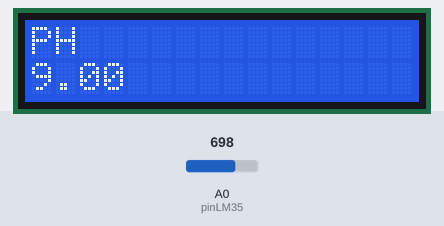
Simulated run of this sketch. Board: Arduino Uno, built with avr-gcc and run on an emulated ATmega328P. Parts: 16×2 character LCD. Inputs (shaded band) come from the test bench; at power-on: A0 (pinLM35) = 698. Random numbers use the default seed unless the sketch sets one; what the sketch prints to the serial monitor is not drawn.

Above: at 1.2 s.
1.3 s: A0 (pinLM35) set to 753
At 4.4 s:
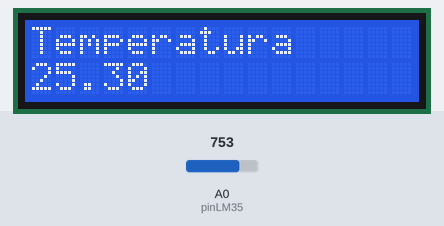
8.6 s: A0 (pinLM35) set to 802
At 12.9 s:
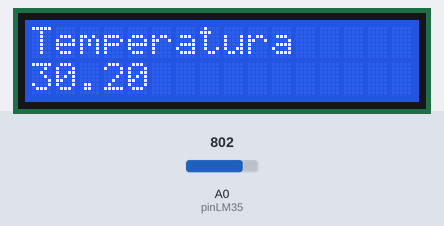
13.6 s: A0 (pinLM35) set to 872
At 16.9 s:
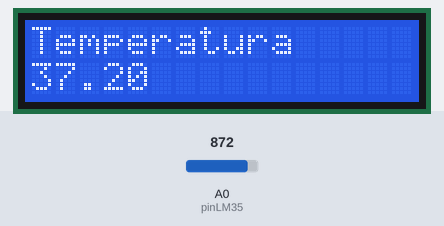
Timing chart, 0 to 18.4 s (numbered marks = the images above; inputs shaded):
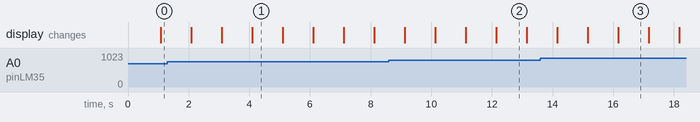

Measured:
- what the display in image 1 shows lasts 1.0 s, from 4.1 s to 5.1 s

The sketch:

code.ino
```cpp
// Librerias
#include <LiquidCrystal.h>

// inicialización de ping y variables
LiquidCrystal lcd(12, 11, 5, 4, 3, 2);
float tempC;
double oxigenacion, pH, contenidoSustrato;
int pinLM35 = 0;

void setup() {
  // inicialización LCD's cols y rows
  lcd.begin(16, 2);

  // Print a message to the LCD.
  lcd.print("Calculando...");


  analogReference(INTERNAL);
  Serial.begin(9600);
}

void loop() {
  // leemos el sensor.
  float temp = analogRead(pinLM35);
  // Calculamos la temperatura con la fórmula
  tempC = (temp - 500 )/ 10;
  pH = random() % 4 + 6;
  oxigenacion = random() % 1357 + 99345;
  contenidoSustrato = random() % 653 + 44367;


  Serial.print(tempC);
  Serial.print("\t");

  Serial.print(pH);
  Serial.print("\t");

  Serial.print(oxigenacion);
  Serial.print("\t");

  Serial.print(contenidoSustrato);
  Serial.print("\n");

  // Esperamos un tiempo para repetir el loop

  lcd.clear();
  lcd.setCursor(0, 0);
  lcd.print("Temperatura");
  lcd.setCursor(0, 1);
  lcd.print(tempC);
  lcd.print("\n");
  delay(1000);

  lcd.clear();
  lcd.setCursor(0, 0);
  lcd.print("PH");
  lcd.setCursor(0, 1);
  lcd.print(pH);
  lcd.print("\n");
  delay(1000);

  lcd.clear();
  lcd.setCursor(0, 0);
  lcd.print("Oxigenacion");
  lcd.setCursor(0, 1);
  lcd.print(oxigenacion);
  lcd.print("\n");
  delay(1000);

  lcd.clear();
  lcd.setCursor(0, 0);
  lcd.print("Contenido Sustrato");
  lcd.setCursor(0, 1);
  lcd.print(contenidoSustrato);
  lcd.print("\n");
  delay(1000);
}
```
